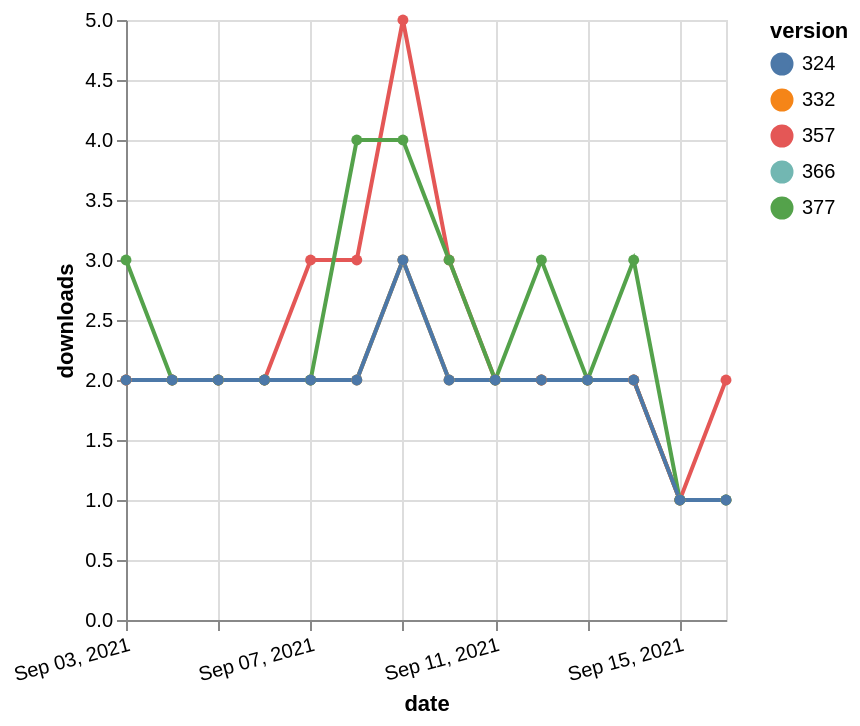

Source (Vega-Lite JSON):
### Vega-Lite specification from a JSON file in a GitHub repository (floating-point values rounded to 4 significant figures)
{"$schema": "https://vega.github.io/schema/vega-lite/v5.json", "description": "A simple bar chart with embedded data.", "data": {"values": [{"date": "2021-09-03", "total": 2303, "delta": 2, "version": "366"}, {"date": "2021-09-04", "total": 2305, "delta": 2, "version": "366"}, {"date": "2021-09-05", "total": 2307, "delta": 2, "version": "366"}, {"date": "2021-09-06", "total": 2309, "delta": 2, "version": "366"}, {"date": "2021-09-07", "total": 2311, "delta": 2, "version": "366"}, {"date": "2021-09-08", "total": 2313, "delta": 2, "version": "366"}, {"date": "2021-09-09", "total": 2316, "delta": 3, "version": "366"}, {"date": "2021-09-10", "total": 2318, "delta": 2, "version": "366"}, {"date": "2021-09-11", "total": 2320, "delta": 2, "version": "366"}, {"date": "2021-09-12", "total": 2322, "delta": 2, "version": "366"}, {"date": "2021-09-13", "total": 2324, "delta": 2, "version": "366"}, {"date": "2021-09-14", "total": 2326, "delta": 2, "version": "366"}, {"date": "2021-09-15", "total": 2327, "delta": 1, "version": "366"}, {"date": "2021-09-16", "total": 2328, "delta": 1, "version": "366"}, {"date": "2021-09-03", "total": 2887, "delta": 2, "version": "357"}, {"date": "2021-09-04", "total": 2889, "delta": 2, "version": "357"}, {"date": "2021-09-05", "total": 2891, "delta": 2, "version": "357"}, {"date": "2021-09-06", "total": 2893, "delta": 2, "version": "357"}, {"date": "2021-09-07", "total": 2896, "delta": 3, "version": "357"}, {"date": "2021-09-08", "total": 2899, "delta": 3, "version": "357"}, {"date": "2021-09-09", "total": 2904, "delta": 5, "version": "357"}, {"date": "2021-09-10", "total": 2907, "delta": 3, "version": "357"}, {"date": "2021-09-11", "total": 2909, "delta": 2, "version": "357"}, {"date": "2021-09-12", "total": 2911, "delta": 2, "version": "357"}, {"date": "2021-09-13", "total": 2913, "delta": 2, "version": "357"}, {"date": "2021-09-14", "total": 2915, "delta": 2, "version": "357"}, {"date": "2021-09-15", "total": 2916, "delta": 1, "version": "357"}, {"date": "2021-09-16", "total": 2918, "delta": 2, "version": "357"}, {"date": "2021-09-03", "total": 2770, "delta": 2, "version": "332"}, {"date": "2021-09-04", "total": 2772, "delta": 2, "version": "332"}, {"date": "2021-09-05", "total": 2774, "delta": 2, "version": "332"}, {"date": "2021-09-06", "total": 2776, "delta": 2, "version": "332"}, {"date": "2021-09-07", "total": 2778, "delta": 2, "version": "332"}, {"date": "2021-09-08", "total": 2780, "delta": 2, "version": "332"}, {"date": "2021-09-09", "total": 2783, "delta": 3, "version": "332"}, {"date": "2021-09-10", "total": 2785, "delta": 2, "version": "332"}, {"date": "2021-09-11", "total": 2787, "delta": 2, "version": "332"}, {"date": "2021-09-12", "total": 2789, "delta": 2, "version": "332"}, {"date": "2021-09-13", "total": 2791, "delta": 2, "version": "332"}, {"date": "2021-09-14", "total": 2793, "delta": 2, "version": "332"}, {"date": "2021-09-15", "total": 2794, "delta": 1, "version": "332"}, {"date": "2021-09-16", "total": 2795, "delta": 1, "version": "332"}, {"date": "2021-09-03", "total": 2132, "delta": 3, "version": "377"}, {"date": "2021-09-04", "total": 2134, "delta": 2, "version": "377"}, {"date": "2021-09-05", "total": 2136, "delta": 2, "version": "377"}, {"date": "2021-09-06", "total": 2138, "delta": 2, "version": "377"}, {"date": "2021-09-07", "total": 2140, "delta": 2, "version": "377"}, {"date": "2021-09-08", "total": 2144, "delta": 4, "version": "377"}, {"date": "2021-09-09", "total": 2148, "delta": 4, "version": "377"}, {"date": "2021-09-10", "total": 2151, "delta": 3, "version": "377"}, {"date": "2021-09-11", "total": 2153, "delta": 2, "version": "377"}, {"date": "2021-09-12", "total": 2156, "delta": 3, "version": "377"}, {"date": "2021-09-13", "total": 2158, "delta": 2, "version": "377"}, {"date": "2021-09-14", "total": 2161, "delta": 3, "version": "377"}, {"date": "2021-09-15", "total": 2162, "delta": 1, "version": "377"}, {"date": "2021-09-16", "total": 2163, "delta": 1, "version": "377"}, {"date": "2021-09-03", "total": 2498, "delta": 2, "version": "324"}, {"date": "2021-09-04", "total": 2500, "delta": 2, "version": "324"}, {"date": "2021-09-05", "total": 2502, "delta": 2, "version": "324"}, {"date": "2021-09-06", "total": 2504, "delta": 2, "version": "324"}, {"date": "2021-09-07", "total": 2506, "delta": 2, "version": "324"}, {"date": "2021-09-08", "total": 2508, "delta": 2, "version": "324"}, {"date": "2021-09-09", "total": 2511, "delta": 3, "version": "324"}, {"date": "2021-09-10", "total": 2513, "delta": 2, "version": "324"}, {"date": "2021-09-11", "total": 2515, "delta": 2, "version": "324"}, {"date": "2021-09-12", "total": 2517, "delta": 2, "version": "324"}, {"date": "2021-09-13", "total": 2519, "delta": 2, "version": "324"}, {"date": "2021-09-14", "total": 2521, "delta": 2, "version": "324"}, {"date": "2021-09-15", "total": 2522, "delta": 1, "version": "324"}, {"date": "2021-09-16", "total": 2523, "delta": 1, "version": "324"}]}, "width": "container", "mark": {"type": "line", "point": {"filled": true}}, "encoding": {"x": {"field": "date", "type": "temporal", "timeUnit": "yearmonthdate", "title": "date", "axis": {"labelAngle": -15}}, "y": {"field": "delta", "type": "quantitative", "title": "downloads"}, "color": {"field": "version", "type": "nominal"}, "tooltip": {"field": "delta"}}}
